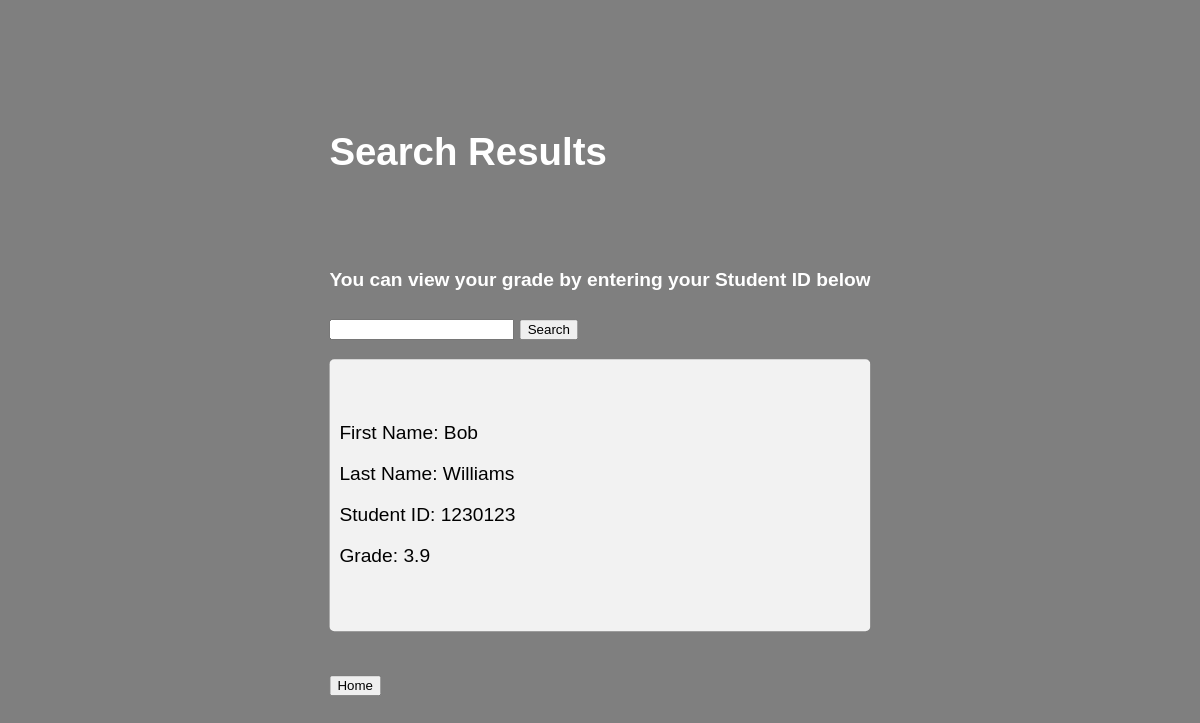
/data/search.php?studentId=1230123, run on the app's committed database.
### tables this page shows
CREATE TABLE gradebook (
    first_name VARCHAR(255) NOT NULL,
    last_name VARCHAR(255) NOT NULL,
    student_id INT(7) NOT NULL,
    grade DECIMAL(3, 1) NOT NULL
);

### data/search.php (the view, shortened to what this page needs)
<?php
$studentId = $_GET['studentId'];
$conn = new mysqli('sql', 'admin', 'password', 'info310_db');
$sql = "SELECT * FROM gradebook WHERE student_id = '$studentId'";
$result = $conn->query($sql);
if ($result->num_rows > 0) {
    $resultsHTML = "<div class='search-results'>";
    while ($row = $result->fetch_assoc()) {
        $resultsHTML .= "<div class='result'>";
        $resultsHTML .= "<p>First Name: " . $row["first_name"] . "</p>";
        $resultsHTML .= "<p>Last Name: " . $row["last_name"] . "</p>";
        $resultsHTML .= "<p>Student ID: " . $row["student_id"] . "</p>";
        $resultsHTML .= "<p>Grade: " . $row["grade"] . "</p>";
        $resultsHTML .= "</div>";
    }
    $resultsHTML .= "</div>";
} else {
    $resultsHTML = "<p>No results found for Student ID: $studentId</p>";
}
?>
<html>
<head>
    <link rel="stylesheet" href="search.css">
</head>
<body>
    <div class="hero-text">
        <h1>Search Results</h1>
        <br>
        <br>
        <h4>You can view your grade by entering your Student ID below</h4>
        <form action="search.php" method="GET">
            <input type="text" id="studentId" name="studentId" required>
            <input type="submit" value="Search">
        </form>
        <div class="results">
            <br>
            <br>
            <?php echo $resultsHTML; ?>
            <br>
            <br>
        </div>
        <br>
        <br>
        <button onclick="window.location.href = 'index.php';">Home</button>
        <br>
    </div>
</body>
</html>

### nginx/src/html/search.css (style rules this page uses)
body, html { height: 100%; margin: 0; padding: 0; font-family: "encode-sans", sans-serif; }
body { background-image: linear-gradient(rgba(0, 0, 0, 0.5), rgba(0, 0, 0, 0.5)), url("img/sav156.png"); background-position: center; background-repeat: no-repeat; background-size: cover; position: relative; }
.hero-text { text-align: left; position: absolute; top: 50%; left: 50%; transform: translate(-50%, -50%); font-size: larger; color: white; max-height: 80%; overflow-y: auto; }
h1, h2, h4, h6 { color: white; }
p { color: black; padding-left: 10px; }
.results { border-radius: 5px; background-color: #f2f2f2; }

### data on the page
gradebook: first_name "Bob", last_name "Williams", student "1230123", grade "3.9"
